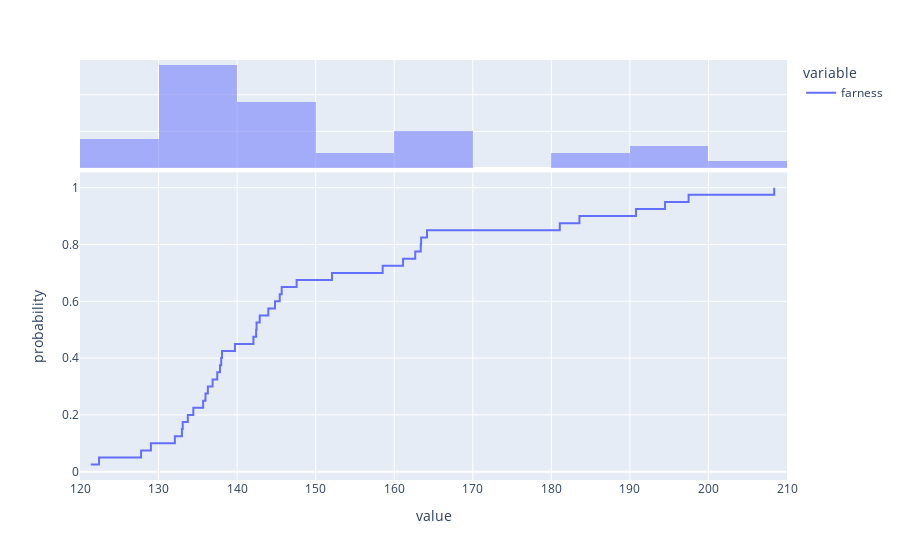

This figure's notebook cell:
### Code cell
px.ecdf(df["farness"], marginal="histogram", height=800)

### Figure 1 — Plotly figure (JSON) as saved in the notebook; plotly's stock layout.template omitted (floating-point values rounded to 4 significant figures)
{"data": [{"hovertemplate": "variable=farness<br>value=%{x}<br>probability=%{y}<extra></extra>", "legendgroup": "farness", "line": {"dash": "solid", "shape": "hv"}, "marker": {"color": "#636efa", "symbol": "circle"}, "mode": "lines", "name": "farness", "orientation": "v", "showlegend": true, "type": "scatter", "x": [121.4, 122.4, 127.8, 129.0, 132.1, 133.0, 133.1, 133.7, 134.4, 135.7, 136.0, 136.3, 136.9, 137.5, 137.8, 138.0, 138.1, 139.7, 142.1, 142.4, 142.5, 142.9, 144.0, 144.8, 145.4, 145.7, 147.6, 152.1, 158.5, 161.1, 162.7, 163.4, 163.4, 164.2, 181.1, 183.6, 190.8, 194.5, 197.5, 208.4], "xaxis": "x", "y": [0.025, 0.05, 0.075, 0.1, 0.125, 0.15, 0.175, 0.2, 0.225, 0.25, 0.275, 0.3, 0.325, 0.35, 0.375, 0.4, 0.425, 0.45, 0.475, 0.5, 0.525, 0.55, 0.575, 0.6, 0.625, 0.65, 0.675, 0.7, 0.725, 0.75, 0.775, 0.8, 0.825, 0.85, 0.875, 0.9, 0.925, 0.95, 0.975, 1], "yaxis": "y"}, {"alignmentgroup": "True", "bingroup": "x", "hovertemplate": "variable=farness<br>value=%{x}<br>count=%{y}<extra></extra>", "legendgroup": "farness", "marker": {"color": "#636efa"}, "name": "farness", "offsetgroup": "farness", "opacity": 0.5, "showlegend": false, "type": "histogram", "x": [121.4, 122.4, 127.8, 129.0, 132.1, 133.0, 133.1, 133.7, 134.4, 135.7, 136.0, 136.3, 136.9, 137.5, 137.8, 138.0, 138.1, 139.7, 142.1, 142.4, 142.5, 142.9, 144.0, 144.8, 145.4, 145.7, 147.6, 152.1, 158.5, 161.1, 162.7, 163.4, 163.4, 164.2, 181.1, 183.6, 190.8, 194.5, 197.5, 208.4], "xaxis": "x2", "yaxis": "y2"}], "layout": {"autosize": true, "barmode": "overlay", "legend": {"title": {"text": "variable"}, "tracegroupgap": 0}, "margin": {"t": 60}, "xaxis": {"anchor": "y", "autorange": true, "domain": [0, 1], "range": [120, 210], "title": {"text": "value"}, "type": "linear"}, "xaxis2": {"anchor": "y2", "autorange": true, "domain": [0, 1], "matches": "x", "range": [120, 210], "showgrid": true, "showticklabels": false, "type": "linear"}, "yaxis": {"anchor": "x", "autorange": true, "domain": [0, 0.7326], "range": [-0.02917, 1.054], "title": {"text": "probability"}, "type": "linear"}, "yaxis2": {"anchor": "x2", "autorange": true, "domain": [0.7426, 1], "matches": "y2", "range": [0, 14.74], "showgrid": true, "showline": false, "showticklabels": false, "ticks": ""}}}
